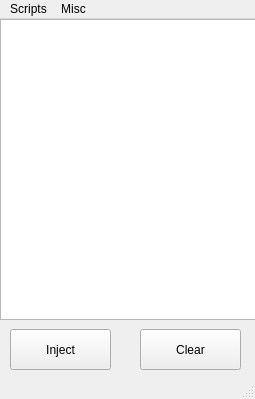
<?xml version="1.0" encoding="UTF-8"?>
<ui version="4.0">
 <class>Injector</class>
 <widget class="QMainWindow" name="Injector">
  <property name="geometry">
   <rect>
    <x>0</x>
    <y>0</y>
    <width>255</width>
    <height>399</height>
   </rect>
  </property>
  <property name="windowTitle">
   <string>Injector</string>
  </property>
  <widget class="QWidget" name="InjectorWindow">
   <property name="autoFillBackground">
    <bool>true</bool>
   </property>
   <widget class="QTextEdit" name="CodeInput">
    <property name="geometry">
     <rect>
      <x>0</x>
      <y>0</y>
      <width>341</width>
      <height>301</height>
     </rect>
    </property>
   </widget>
   <widget class="QPushButton" name="InjectCode">
    <property name="geometry">
     <rect>
      <x>10</x>
      <y>310</y>
      <width>101</width>
      <height>41</height>
     </rect>
    </property>
    <property name="text">
     <string>Inject</string>
    </property>
   </widget>
   <widget class="QPushButton" name="Clear">
    <property name="geometry">
     <rect>
      <x>140</x>
      <y>310</y>
      <width>101</width>
      <height>41</height>
     </rect>
    </property>
    <property name="text">
     <string>Clear</string>
    </property>
   </widget>
  </widget>
  <widget class="QMenuBar" name="Menu">
   <property name="geometry">
    <rect>
     <x>0</x>
     <y>0</y>
     <width>255</width>
     <height>20</height>
    </rect>
   </property>
   <widget class="QMenu" name="Scripts">
    <property name="title">
     <string>Scripts</string>
    </property>
    <widget class="QMenu" name="menuButtons">
     <property name="title">
      <string>Buttons</string>
     </property>
     <addaction name="actionTeam_Legend"/>
    </widget>
    <widget class="QMenu" name="menuTools">
     <property name="title">
      <string>Tools</string>
     </property>
     <addaction name="actionBytecode_Extract"/>
     <addaction name="PhaseCheck"/>
    </widget>
    <widget class="QMenu" name="menuAnimations">
     <property name="title">
      <string>Animations</string>
     </property>
     <addaction name="actionDance"/>
     <addaction name="actionFast_Dance"/>
    </widget>
    <widget class="QMenu" name="menuCheats">
     <property name="title">
      <string>Cheats</string>
     </property>
     <addaction name="actionGlobal_Teleport"/>
    </widget>
    <addaction name="separator"/>
    <addaction name="menuButtons"/>
    <addaction name="menuTools"/>
    <addaction name="menuAnimations"/>
    <addaction name="menuCheats"/>
   </widget>
   <widget class="QMenu" name="Misc">
    <property name="title">
     <string>Misc</string>
    </property>
    <addaction name="actionAbout"/>
    <addaction name="actionDiscord_Presence"/>
    <addaction name="actionQuit"/>
   </widget>
   <addaction name="Scripts"/>
   <addaction name="Misc"/>
  </widget>
  <widget class="QStatusBar" name="StatusBar"/>
  <action name="PhaseCheck">
   <property name="checkable">
    <bool>true</bool>
   </property>
   <property name="text">
    <string>Skip Phase Check</string>
   </property>
  </action>
  <action name="actionTeam_Legend">
   <property name="checkable">
    <bool>true</bool>
   </property>
   <property name="text">
    <string>Team Legend</string>
   </property>
  </action>
  <action name="actionBytecode_Extract">
   <property name="checkable">
    <bool>true</bool>
   </property>
   <property name="text">
    <string>Extract Bytecode</string>
   </property>
  </action>
  <action name="actionAbout">
   <property name="text">
    <string>About</string>
   </property>
  </action>
  <action name="actionDance">
   <property name="checkable">
    <bool>true</bool>
   </property>
   <property name="text">
    <string>Dance</string>
   </property>
  </action>
  <action name="actionFast_Dance">
   <property name="checkable">
    <bool>true</bool>
   </property>
   <property name="text">
    <string>Fast Dance</string>
   </property>
  </action>
  <action name="actionGlobal_Teleport">
   <property name="checkable">
    <bool>true</bool>
   </property>
   <property name="text">
    <string>Global Teleport</string>
   </property>
  </action>
  <action name="actionQuit">
   <property name="text">
    <string>Quit</string>
   </property>
  </action>
  <action name="actionDiscord_Presence">
   <property name="checkable">
    <bool>true</bool>
   </property>
   <property name="text">
    <string>Discord Presence</string>
   </property>
  </action>
 </widget>
 <resources/>
 <connections/>
</ui>
